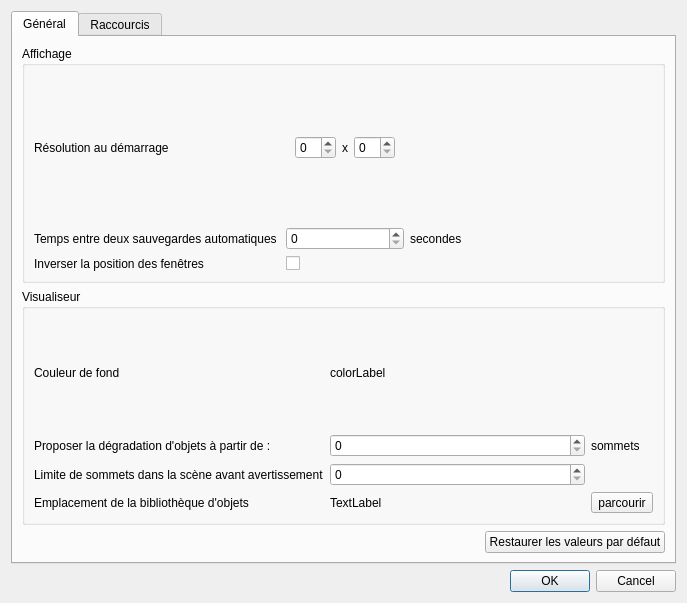
<?xml version="1.0" encoding="UTF-8"?>
<ui version="4.0">
 <class>Dialog</class>
 <widget class="QDialog" name="Dialog">
  <property name="geometry">
   <rect>
    <x>0</x>
    <y>0</y>
    <width>687</width>
    <height>603</height>
   </rect>
  </property>
  <property name="windowTitle">
   <string>Préférences</string>
  </property>
  <layout class="QVBoxLayout" name="verticalLayout">
   <item>
    <widget class="QTabWidget" name="tabWidget">
     <property name="sizePolicy">
      <sizepolicy hsizetype="Expanding" vsizetype="Expanding">
       <horstretch>0</horstretch>
       <verstretch>0</verstretch>
      </sizepolicy>
     </property>
     <property name="currentIndex">
      <number>0</number>
     </property>
     <widget class="QWidget" name="General">
      <attribute name="title">
       <string>Général</string>
      </attribute>
      <layout class="QVBoxLayout" name="verticalLayout_2">
       <item>
        <widget class="QGroupBox" name="groupBox">
         <property name="title">
          <string>Affichage</string>
         </property>
         <layout class="QGridLayout" name="gridLayout">
          <item row="0" column="1">
           <widget class="QWidget" name="widget" native="true">
            <layout class="QHBoxLayout" name="horizontalLayout_2">
             <item>
              <widget class="QSpinBox" name="ResBox_x"/>
             </item>
             <item alignment="Qt::AlignHCenter">
              <widget class="QLabel" name="label_3">
               <property name="text">
                <string>x</string>
               </property>
              </widget>
             </item>
             <item>
              <widget class="QSpinBox" name="ResBox_y"/>
             </item>
            </layout>
           </widget>
          </item>
          <item row="0" column="0">
           <widget class="QLabel" name="label">
            <property name="text">
             <string>Résolution au démarrage</string>
            </property>
           </widget>
          </item>
          <item row="0" column="2">
           <spacer name="horizontalSpacer">
            <property name="orientation">
             <enum>Qt::Horizontal</enum>
            </property>
            <property name="sizeHint" stdset="0">
             <size>
              <width>40</width>
              <height>20</height>
             </size>
            </property>
           </spacer>
          </item>
          <item row="2" column="0">
           <widget class="QLabel" name="label_5">
            <property name="text">
             <string>Inverser la position des fenêtres</string>
            </property>
           </widget>
          </item>
          <item row="2" column="1">
           <widget class="QCheckBox" name="WindowBox">
            <property name="text">
             <string/>
            </property>
           </widget>
          </item>
          <item row="1" column="1">
           <widget class="QSpinBox" name="spinBox"/>
          </item>
          <item row="1" column="0">
           <widget class="QLabel" name="label_16">
            <property name="text">
             <string>Temps entre deux sauvegardes automatiques </string>
            </property>
           </widget>
          </item>
          <item row="1" column="2">
           <widget class="QLabel" name="label_17">
            <property name="text">
             <string>secondes</string>
            </property>
           </widget>
          </item>
         </layout>
        </widget>
       </item>
       <item>
        <widget class="QGroupBox" name="groupBox_2">
         <property name="title">
          <string>Visualiseur</string>
         </property>
         <layout class="QGridLayout" name="gridLayout_2">
          <item row="1" column="2">
           <widget class="QSpinBox" name="ObjectLimitBox"/>
          </item>
          <item row="1" column="0">
           <widget class="QLabel" name="label_2">
            <property name="text">
             <string>Proposer la dégradation d'objets à partir de :</string>
            </property>
           </widget>
          </item>
          <item row="1" column="3">
           <widget class="QLabel" name="label_6">
            <property name="text">
             <string>sommets</string>
            </property>
           </widget>
          </item>
          <item row="3" column="0">
           <widget class="QLabel" name="label_7">
            <property name="text">
             <string>Emplacement de la bibliothèque d'objets</string>
            </property>
           </widget>
          </item>
          <item row="3" column="3">
           <widget class="QToolButton" name="BrowseButton">
            <property name="text">
             <string>parcourir</string>
            </property>
           </widget>
          </item>
          <item row="3" column="2">
           <widget class="QLabel" name="fileLabel">
            <property name="text">
             <string>TextLabel</string>
            </property>
           </widget>
          </item>
          <item row="2" column="0">
           <widget class="QLabel" name="label_8">
            <property name="text">
             <string>Limite de sommets dans la scène avant avertissement</string>
            </property>
           </widget>
          </item>
          <item row="2" column="2">
           <widget class="QSpinBox" name="SceneObjectLimitBox"/>
          </item>
          <item row="0" column="0">
           <widget class="QLabel" name="label_4">
            <property name="text">
             <string>Couleur de fond</string>
            </property>
           </widget>
          </item>
          <item row="0" column="2">
           <widget class="QLabel" name="colorLabel">
            <property name="text">
             <string>colorLabel</string>
            </property>
           </widget>
          </item>
         </layout>
        </widget>
       </item>
       <item alignment="Qt::AlignRight">
        <widget class="QPushButton" name="DefaultGeneralButton">
         <property name="text">
          <string>Restaurer les valeurs par défaut</string>
         </property>
        </widget>
       </item>
      </layout>
     </widget>
     <widget class="QWidget" name="shortcuts">
      <attribute name="title">
       <string>Raccourcis</string>
      </attribute>
      <layout class="QFormLayout" name="formLayout">
       <item row="0" column="0">
        <widget class="QLabel" name="label_9">
         <property name="text">
          <string>Mode Translation</string>
         </property>
        </widget>
       </item>
       <item row="0" column="1">
        <widget class="QKeySequenceEdit" name="Translate_keySequenceEdit" native="true"/>
       </item>
       <item row="1" column="0">
        <widget class="QLabel" name="label_10">
         <property name="text">
          <string>Mode Rotation</string>
         </property>
        </widget>
       </item>
       <item row="1" column="1">
        <widget class="QKeySequenceEdit" name="Rotate_keySequenceEdit" native="true"/>
       </item>
       <item row="2" column="0">
        <widget class="QLabel" name="label_11">
         <property name="text">
          <string>Mode Mise à l'échelle</string>
         </property>
        </widget>
       </item>
       <item row="2" column="1">
        <widget class="QKeySequenceEdit" name="Scale_keySequenceEdit" native="true"/>
       </item>
       <item row="3" column="0">
        <widget class="QLabel" name="label_12">
         <property name="text">
          <string>Effectuer un rendu de la scène</string>
         </property>
        </widget>
       </item>
       <item row="4" column="0">
        <widget class="QLabel" name="label_13">
         <property name="text">
          <string>Calculer un anaglyphe à partir de la scène</string>
         </property>
        </widget>
       </item>
       <item row="6" column="0">
        <widget class="QLabel" name="label_14">
         <property name="text">
          <string>Calculer un auto stéréogramme à partir de la scène</string>
         </property>
        </widget>
       </item>
       <item row="3" column="1">
        <widget class="QKeySequenceEdit" name="ColorMap_keySequenceEdit" native="true"/>
       </item>
       <item row="6" column="1">
        <widget class="QKeySequenceEdit" name="AutoStereogramme_keySequenceEdit" native="true"/>
       </item>
       <item row="4" column="1">
        <widget class="QKeySequenceEdit" name="Anaglyphe_keySequenceEdit" native="true"/>
       </item>
       <item row="7" column="0">
        <widget class="QLabel" name="label_15">
         <property name="text">
          <string>Réaliser un flipbook</string>
         </property>
        </widget>
       </item>
       <item row="7" column="1">
        <widget class="QKeySequenceEdit" name="Flipbook_keySequenceEdit" native="true"/>
       </item>
       <item row="8" column="1">
        <widget class="QPushButton" name="DefaultShortcutsButton">
         <property name="text">
          <string>Restaurer les valeurs par défaut</string>
         </property>
        </widget>
       </item>
      </layout>
     </widget>
    </widget>
   </item>
   <item>
    <widget class="QDialogButtonBox" name="buttonBox">
     <property name="orientation">
      <enum>Qt::Horizontal</enum>
     </property>
     <property name="standardButtons">
      <set>QDialogButtonBox::Cancel|QDialogButtonBox::Ok</set>
     </property>
    </widget>
   </item>
  </layout>
 </widget>
 <customwidgets>
  <customwidget>
   <class>QKeySequenceEdit</class>
   <extends>QWidget</extends>
   <header>qkeysequenceedit.h</header>
  </customwidget>
 </customwidgets>
 <resources/>
 <connections>
  <connection>
   <sender>buttonBox</sender>
   <signal>accepted()</signal>
   <receiver>Dialog</receiver>
   <slot>accept()</slot>
   <hints>
    <hint type="sourcelabel">
     <x>248</x>
     <y>254</y>
    </hint>
    <hint type="destinationlabel">
     <x>157</x>
     <y>274</y>
    </hint>
   </hints>
  </connection>
  <connection>
   <sender>buttonBox</sender>
   <signal>rejected()</signal>
   <receiver>Dialog</receiver>
   <slot>reject()</slot>
   <hints>
    <hint type="sourcelabel">
     <x>316</x>
     <y>260</y>
    </hint>
    <hint type="destinationlabel">
     <x>286</x>
     <y>274</y>
    </hint>
   </hints>
  </connection>
 </connections>
</ui>
